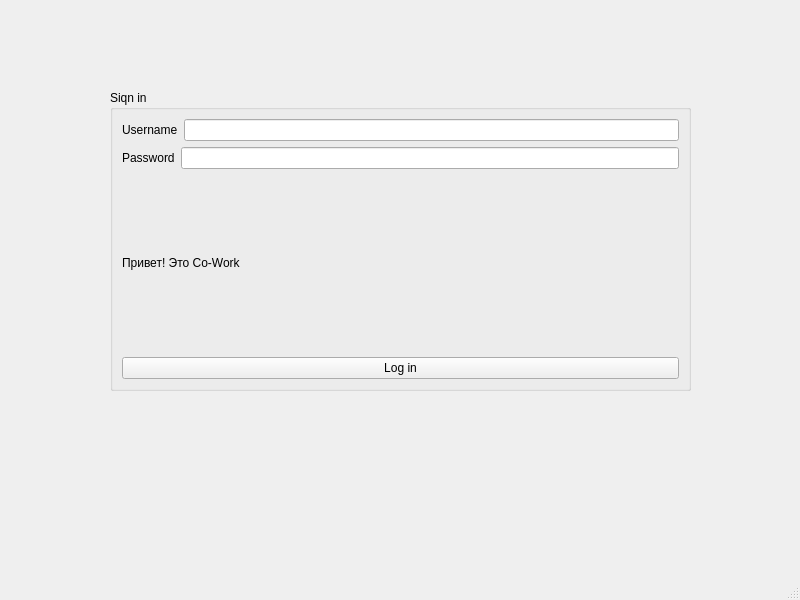
<?xml version="1.0" encoding="UTF-8"?>
<ui version="4.0">
 <class>MainWindow</class>
 <widget class="QMainWindow" name="MainWindow">
  <property name="geometry">
   <rect>
    <x>0</x>
    <y>0</y>
    <width>800</width>
    <height>600</height>
   </rect>
  </property>
  <property name="windowTitle">
   <string>MainWindow</string>
  </property>
  <widget class="QWidget" name="centralwidget">
   <widget class="QGroupBox" name="groupBox_signIn">
    <property name="geometry">
     <rect>
      <x>110</x>
      <y>90</y>
      <width>581</width>
      <height>301</height>
     </rect>
    </property>
    <property name="title">
     <string>Siqn in</string>
    </property>
    <layout class="QVBoxLayout" name="verticalLayout">
     <item>
      <layout class="QHBoxLayout" name="horizontalLayout">
       <item>
        <widget class="QLabel" name="label_username">
         <property name="text">
          <string>Username</string>
         </property>
        </widget>
       </item>
       <item>
        <widget class="QLineEdit" name="lineEdit_username"/>
       </item>
      </layout>
     </item>
     <item>
      <layout class="QHBoxLayout" name="horizontalLayout_2">
       <item>
        <widget class="QLabel" name="label_password">
         <property name="text">
          <string>Password</string>
         </property>
        </widget>
       </item>
       <item>
        <widget class="QLineEdit" name="lineEdit_password">
         <property name="text">
          <string/>
         </property>
         <property name="echoMode">
          <enum>QLineEdit::Password</enum>
         </property>
        </widget>
       </item>
      </layout>
     </item>
     <item>
      <widget class="QLabel" name="label_HelloUser">
       <property name="text">
        <string>Привет! Это Co-Work</string>
       </property>
      </widget>
     </item>
     <item>
      <widget class="QPushButton" name="pushButton_logIn">
       <property name="text">
        <string>Log in</string>
       </property>
      </widget>
     </item>
    </layout>
   </widget>
  </widget>
  <widget class="QMenuBar" name="menubar">
   <property name="geometry">
    <rect>
     <x>0</x>
     <y>0</y>
     <width>800</width>
     <height>22</height>
    </rect>
   </property>
  </widget>
  <widget class="QStatusBar" name="statusbar"/>
 </widget>
 <resources/>
 <connections/>
</ui>
